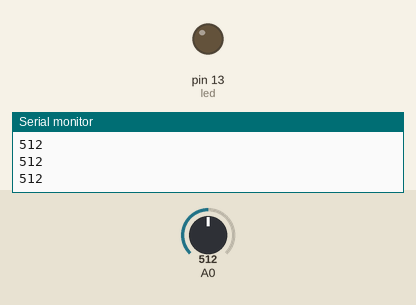
Recording of a sketch running on a simulated Arduino Uno, built with avr-gcc and run on an emulated ATmega328P. Shown: output pins drawn as LEDs (lit = HIGH), the last lines printed to the serial monitor. The test bench sets the inputs (shaded band); at power-on: A0 = 512.

Above: at 1.2 s.
1.3 s: A0 set to 490
At 1.8 s:
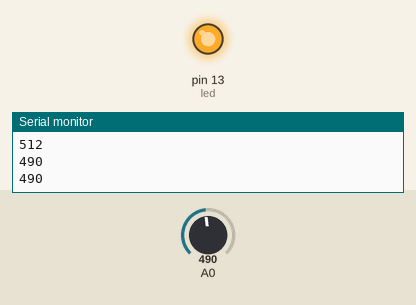
2.9 s: A0 set to 510
At 4.2 s:
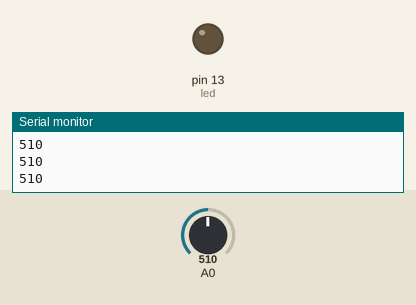
4.5 s: A0 set to 306
At 5.6 s:
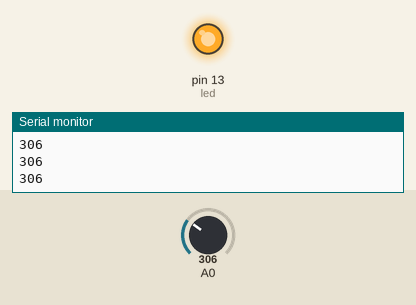
Timing chart, 0 to 7.5 s (numbered marks = the images above; inputs shaded):
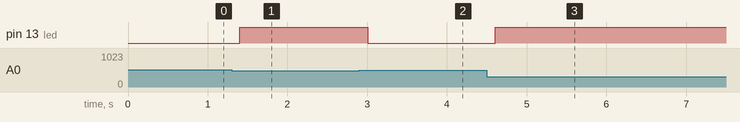

The sketch:

sensor_audio.ino
```cpp
int led = 13;
int threshold = 500; //Change This
int volume;

void setup() {
  Serial.begin(9600); // For debugging
  pinMode(led, OUTPUT);
}

void loop() {

  volume = analogRead(A0); // Reads the value from the Analog PIN A0
  /*
    //Debug mode
    Serial.println(volume);
    delay(100);
  */

 Serial.println(volume);

  if(volume<=threshold){
    digitalWrite(led, HIGH); //Turn ON Led
  }
  else{
    digitalWrite(led, LOW); // Turn OFF Led
  }

  delay(200);

}
```

Measured:
- the behaviour switches between 501 and 500 on A0 (found by bisection; images 0 and 1)
- after the input at 1.3 s, pin 13 (led): LOW → HIGH after 0.10 s
- after the input at 2.9 s, pin 13 (led): HIGH → LOW after 0.10 s
- after the input at 4.5 s, pin 13 (led): LOW → HIGH after 0.11 s
